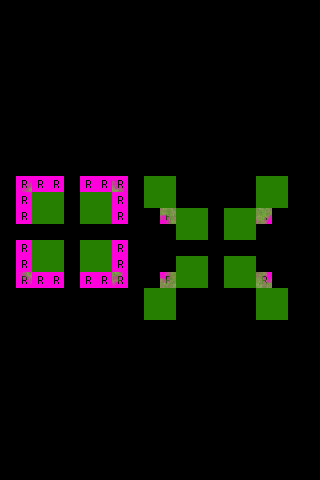

A 2D game scene composited from a Tiled map and its tileset images. What follows is a short description and the map's XML, with every tile layer's data as written:
An orthogonal 20x30 tile map with 16x16 px tiles, 3 tile layers (regions, input_set, output_under2 grass), 2 tilesets.

<map version="1.0" orientation="orthogonal" renderorder="right-down" width="20" height="30" tilewidth="16" tileheight="16" nextobjectid="6">
 <properties>
  <property name="NoOverlappingRules" value="true" />
 </properties>
 <tileset firstgid="1" name="ruleset" tilewidth="16" tileheight="16" tilecount="60" columns="10">
  <image source="../tilesets/ruleset.png" width="160" height="96" />
 </tileset>
 <tileset firstgid="61" name="outside_a2" tilewidth="16" tileheight="16" tilecount="768" columns="32">
  <image source="../tilesets/outside_a2.png" width="512" height="384" />
 </tileset>
 <layer name="regions" width="20" height="30">
  <data encoding="csv">
0,0,0,0,0,0,0,0,0,0,0,0,0,0,0,0,0,0,0,0,
0,0,0,0,0,0,0,0,0,0,0,0,0,0,0,0,0,0,0,0,
0,0,0,0,0,0,0,0,0,0,0,0,0,0,0,0,0,0,0,0,
0,0,0,0,0,0,0,0,0,0,0,0,0,0,0,0,0,0,0,0,
0,0,0,0,0,0,0,0,0,0,0,0,0,0,0,0,0,0,0,0,
0,0,0,0,0,0,0,0,0,0,0,0,0,0,0,0,0,0,0,0,
0,0,0,0,0,0,0,0,0,0,0,0,0,0,0,0,0,0,0,0,
0,0,0,0,0,0,0,0,0,0,0,0,0,0,0,0,0,0,0,0,
0,0,0,0,0,0,0,0,0,0,0,0,0,0,0,0,0,0,0,0,
0,0,0,0,0,0,0,0,0,0,0,0,0,0,0,0,0,0,0,0,
0,0,0,0,0,0,0,0,0,0,0,0,0,0,0,0,0,0,0,0,
0,1,1,1,0,1,1,1,0,1,1,0,0,0,0,0,1,1,0,0,
0,1,1,1,0,1,1,1,0,1,1,0,0,0,0,0,1,1,0,0,
0,1,1,1,0,1,1,1,0,0,1,1,1,0,1,1,1,0,0,0,
0,0,0,0,0,0,0,0,0,0,0,1,1,0,1,1,0,0,0,0,
0,1,1,1,0,1,1,1,0,0,0,0,0,0,0,0,0,0,0,0,
0,1,1,1,0,1,1,1,0,0,0,1,1,0,1,1,0,0,0,0,
0,1,1,1,0,1,1,1,0,0,1,1,1,0,1,1,1,0,0,0,
0,0,0,0,0,0,0,0,0,1,1,0,0,0,0,0,1,1,0,0,
0,0,0,0,0,0,0,0,0,1,1,0,0,0,0,0,1,1,0,0,
0,0,0,0,0,0,0,0,0,0,0,0,0,0,0,0,0,0,0,0,
0,0,0,0,0,0,0,0,0,0,0,0,0,0,0,0,0,0,0,0,
0,0,0,0,0,0,0,0,0,0,0,0,0,0,0,0,0,0,0,0,
0,0,0,0,0,0,0,0,0,0,0,0,0,0,0,0,0,0,0,0,
0,0,0,0,0,0,0,0,0,0,0,0,0,0,0,0,0,0,0,0,
0,0,0,0,0,0,0,0,0,0,0,0,0,0,0,0,0,0,0,0,
0,0,0,0,0,0,0,0,0,0,0,0,0,0,0,0,0,0,0,0,
0,0,0,0,0,0,0,0,0,0,0,0,0,0,0,0,0,0,0,0,
0,0,0,0,0,0,0,0,0,0,0,0,0,0,0,0,0,0,0,0,
0,0,0,0,0,0,0,0,0,0,0,0,0,0,0,0,0,0,0,0
</data>
 </layer>
 <layer name="input_set" width="20" height="30">
  <data encoding="csv">
0,0,0,0,0,0,0,0,0,0,0,0,0,0,0,0,0,0,0,0,
0,0,0,0,0,0,0,0,0,0,0,0,0,0,0,0,0,0,0,0,
0,0,0,0,0,0,0,0,0,0,0,0,0,0,0,0,0,0,0,0,
0,0,0,0,0,0,0,0,0,0,0,0,0,0,0,0,0,0,0,0,
0,0,0,0,0,0,0,0,0,0,0,0,0,0,0,0,0,0,0,0,
0,0,0,0,0,0,0,0,0,0,0,0,0,0,0,0,0,0,0,0,
0,0,0,0,0,0,0,0,0,0,0,0,0,0,0,0,0,0,0,0,
0,0,0,0,0,0,0,0,0,0,0,0,0,0,0,0,0,0,0,0,
0,0,0,0,0,0,0,0,0,0,0,0,0,0,0,0,0,0,0,0,
0,0,0,0,0,0,0,0,0,0,0,0,0,0,0,0,0,0,0,0,
0,0,0,0,0,0,0,0,0,0,0,0,0,0,0,0,0,0,0,0,
0,0,0,0,0,0,0,0,0,23,23,0,0,0,0,0,23,23,0,0,
0,0,23,23,0,23,23,0,0,23,23,0,0,0,0,0,23,23,0,0,
0,0,23,23,0,23,23,0,0,0,0,23,23,0,23,23,0,0,0,0,
0,0,0,0,0,0,0,0,0,0,0,23,23,0,23,23,0,0,0,0,
0,0,23,23,0,23,23,0,0,0,0,0,0,0,0,0,0,0,0,0,
0,0,23,23,0,23,23,0,0,0,0,23,23,0,23,23,0,0,0,0,
0,0,0,0,0,0,0,0,0,0,0,23,23,0,23,23,0,0,0,0,
0,0,0,0,0,0,0,0,0,23,23,0,0,0,0,0,23,23,0,0,
0,0,0,0,0,0,0,0,0,23,23,0,0,0,0,0,23,23,0,0,
0,0,0,0,0,0,0,0,0,0,0,0,0,0,0,0,0,0,0,0,
0,0,0,0,0,0,0,0,0,0,0,0,0,0,0,0,0,0,0,0,
0,0,0,0,0,0,0,0,0,0,0,0,0,0,0,0,0,0,0,0,
0,0,0,0,0,0,0,0,0,0,0,0,0,0,0,0,0,0,0,0,
0,0,0,0,0,0,0,0,0,0,0,0,0,0,0,0,0,0,0,0,
0,0,0,0,0,0,0,0,0,0,0,0,0,0,0,0,0,0,0,0,
0,0,0,0,0,0,0,0,0,0,0,0,0,0,0,0,0,0,0,0,
0,0,0,0,0,0,0,0,0,0,0,0,0,0,0,0,0,0,0,0,
0,0,0,0,0,0,0,0,0,0,0,0,0,0,0,0,0,0,0,0,
0,0,0,0,0,0,0,0,0,0,0,0,0,0,0,0,0,0,0,0
</data>
 </layer>
 <layer name="output_under2 grass" width="20" height="30">
  <data encoding="csv">
0,0,0,0,0,0,0,0,0,0,0,0,0,0,0,0,0,0,0,0,
0,0,0,0,0,0,0,0,0,0,0,0,0,0,0,0,0,0,0,0,
0,0,0,0,0,0,0,0,0,0,0,0,0,0,0,0,0,0,0,0,
0,0,0,0,0,0,0,0,0,0,0,0,0,0,0,0,0,0,0,0,
0,0,0,0,0,0,0,0,0,0,0,0,0,0,0,0,0,0,0,0,
0,0,0,0,0,0,0,0,0,0,0,0,0,0,0,0,0,0,0,0,
0,0,0,0,0,0,0,0,0,0,0,0,0,0,0,0,0,0,0,0,
0,0,0,0,0,0,0,0,0,0,0,0,0,0,0,0,0,0,0,0,
0,0,0,0,0,0,0,0,0,0,0,0,0,0,0,0,0,0,0,0,
0,0,0,0,0,0,0,0,0,0,0,0,0,0,0,0,0,0,0,0,
0,0,0,0,0,0,0,0,0,0,0,0,0,0,0,0,0,0,0,0,
0,537,0,0,0,0,0,540,0,0,0,0,0,0,0,0,0,0,0,0,
0,0,0,0,0,0,0,0,0,0,0,0,0,0,0,0,0,0,0,0,
0,0,0,0,0,0,0,0,0,0,507,0,0,0,0,0,508,0,0,0,
0,0,0,0,0,0,0,0,0,0,0,0,0,0,0,0,0,0,0,0,
0,0,0,0,0,0,0,0,0,0,0,0,0,0,0,0,0,0,0,0,
0,0,0,0,0,0,0,0,0,0,0,0,0,0,0,0,0,0,0,0,
0,633,0,0,0,0,0,636,0,0,475,0,0,0,0,0,476,0,0,0,
0,0,0,0,0,0,0,0,0,0,0,0,0,0,0,0,0,0,0,0,
0,0,0,0,0,0,0,0,0,0,0,0,0,0,0,0,0,0,0,0,
0,0,0,0,0,0,0,0,0,0,0,0,0,0,0,0,0,0,0,0,
0,0,0,0,0,0,0,0,0,0,0,0,0,0,0,0,0,0,0,0,
0,0,0,0,0,0,0,0,0,0,0,0,0,0,0,0,0,0,0,0,
0,0,0,0,0,0,0,0,0,0,0,0,0,0,0,0,0,0,0,0,
0,0,0,0,0,0,0,0,0,0,0,0,0,0,0,0,0,0,0,0,
0,0,0,0,0,0,0,0,0,0,0,0,0,0,0,0,0,0,0,0,
0,0,0,0,0,0,0,0,0,0,0,0,0,0,0,0,0,0,0,0,
0,0,0,0,0,0,0,0,0,0,0,0,0,0,0,0,0,0,0,0,
0,0,0,0,0,0,0,0,0,0,0,0,0,0,0,0,0,0,0,0,
0,0,0,0,0,0,0,0,0,0,0,0,0,0,0,0,0,0,0,0
</data>
 </layer>
</map>
